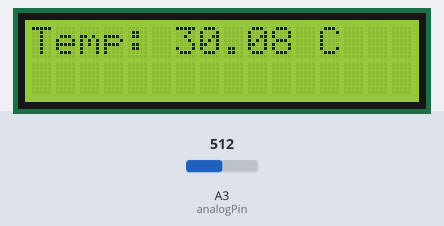
A sketch run on a simulated Arduino Uno, built with avr-gcc and run on an emulated ATmega328P. On the bench: 16×2 character LCD. The test bench sets the inputs (shaded band); at power-on: A3 (analogPin) = 512. What the sketch prints to the serial monitor is not drawn.

Above: at 1.2 s.
1.3 s: A3 (analogPin) set to 13
At 8.5 s:
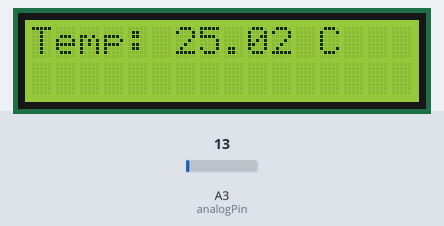
13.6 s: A3 (analogPin) set to 10
At 19.8 s:
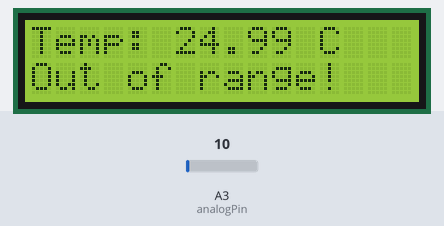
26.1 s: A3 (analogPin) set to 0
At 32.3 s:
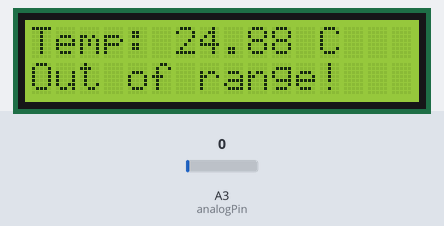
Timing chart, 0 to 33.8 s (numbered marks = the images above; inputs shaded):
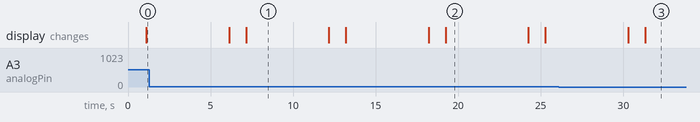

The sketch:

Project4.ino
```cpp
#include <Wire.h>
#include <LiquidCrystal_I2C.h>

// Initialize the LCD with I2C address 0x27, 16 columns, and 2 rows
LiquidCrystal_I2C lcd(0x27, 16, 2);

const int analogPin = A3;  // Analog input pin
const float a = 0.482048285939083;  // Calibration constant
const float b = -11.9956281416909;  // Calibration constant

void setup() {
  Serial.begin(9600);  // Initialize Serial Communication
  lcd.begin(16, 2);    // Initialize the LCD
  lcd.backlight();     // Turn on the LCD backlight
}

void loop() {
  // Display static messages on the LCD
  lcd.clear();
  lcd.print("Thermometer says");
  delay(1000);


  // Read and calculate the temperature
  int analogValue = analogRead(analogPin);       // Read the analog input value
  float voltage = (analogValue / 1023.0) * 5.0;  // Convert the analog value to voltage
  float temperature = (voltage - b) / a;        // Calculate temperature using the formula

  // Display temperature on the Serial Monitor and LCD
  lcd.clear();
  lcd.print("Temp: ");
  lcd.print(temperature, 2);
  lcd.print(" C");


  Serial.print("Current temperature: ");
  Serial.print(temperature, 2);
  Serial.println(" C");
  Serial.println("Voltage");
  Serial.println(voltage, 2);
  // Check if the temperature is out of range
  if (temperature > 35 || temperature < 25) {
    lcd.setCursor(0, 1);
    lcd.print("Out of range!");
    Serial.println("Temperature out of range!");
  } else {
    Serial.println("Temperature is within range.");
  }

  delay(5000);  // Delay for a second before reading again
}
```

Measured:
- the behaviour switches between 12 and 11 on A3 (analogPin) (found by bisection; images 1 and 2)
- after the input at 1.3 s, the display: first differs from a run without the input after 5.9 s (image 1)
- after the input at 13.6 s, the display: first differs from a run without the input after 5.6 s (image 2)
- after the input at 26.1 s, the display: first differs from a run without the input after 5.2 s (image 3)
- what the display in image 1 shows lasts 5.0 s, from 7.2 s to 12.2 s
